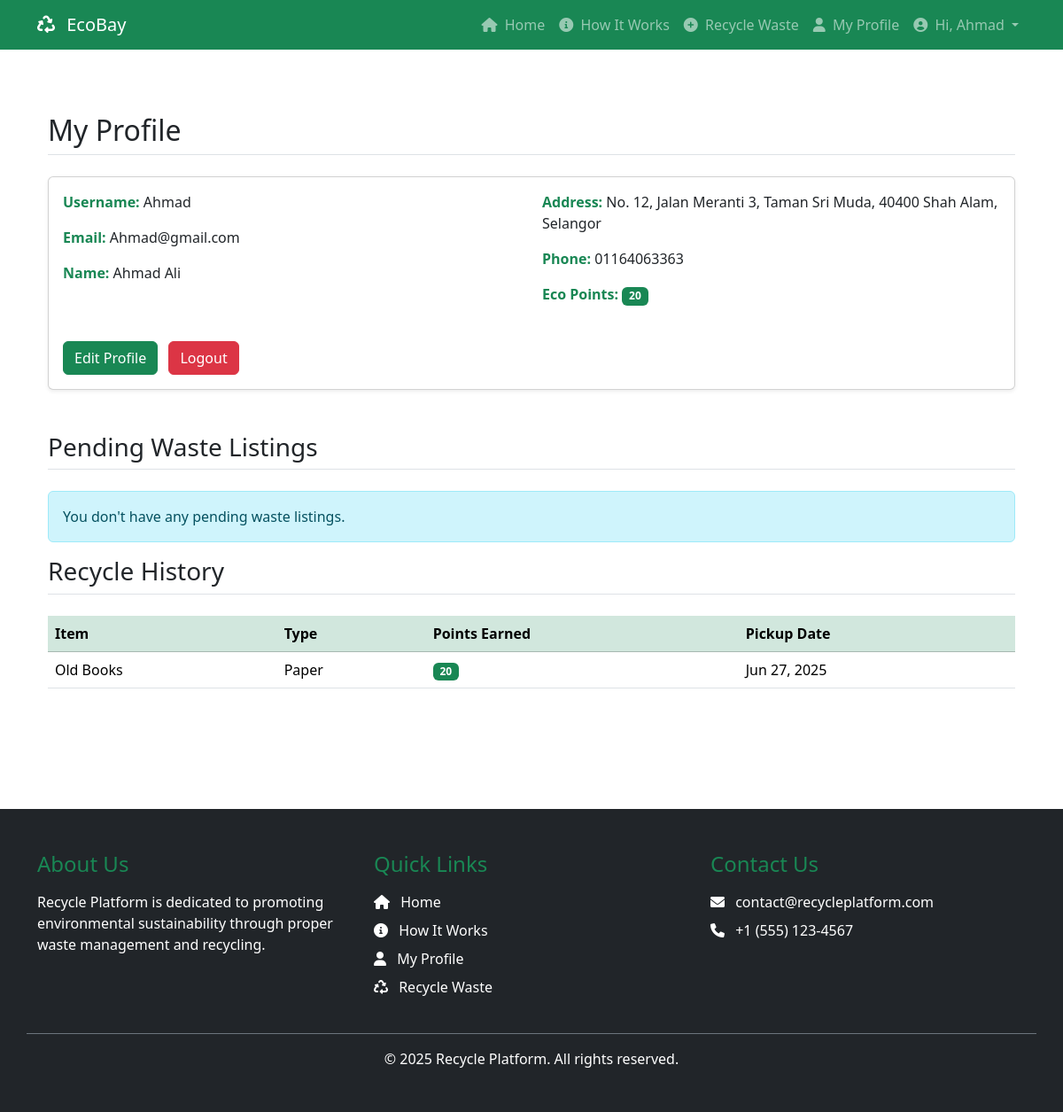
Page /profile/view.php (signed in) on the earlier database version.
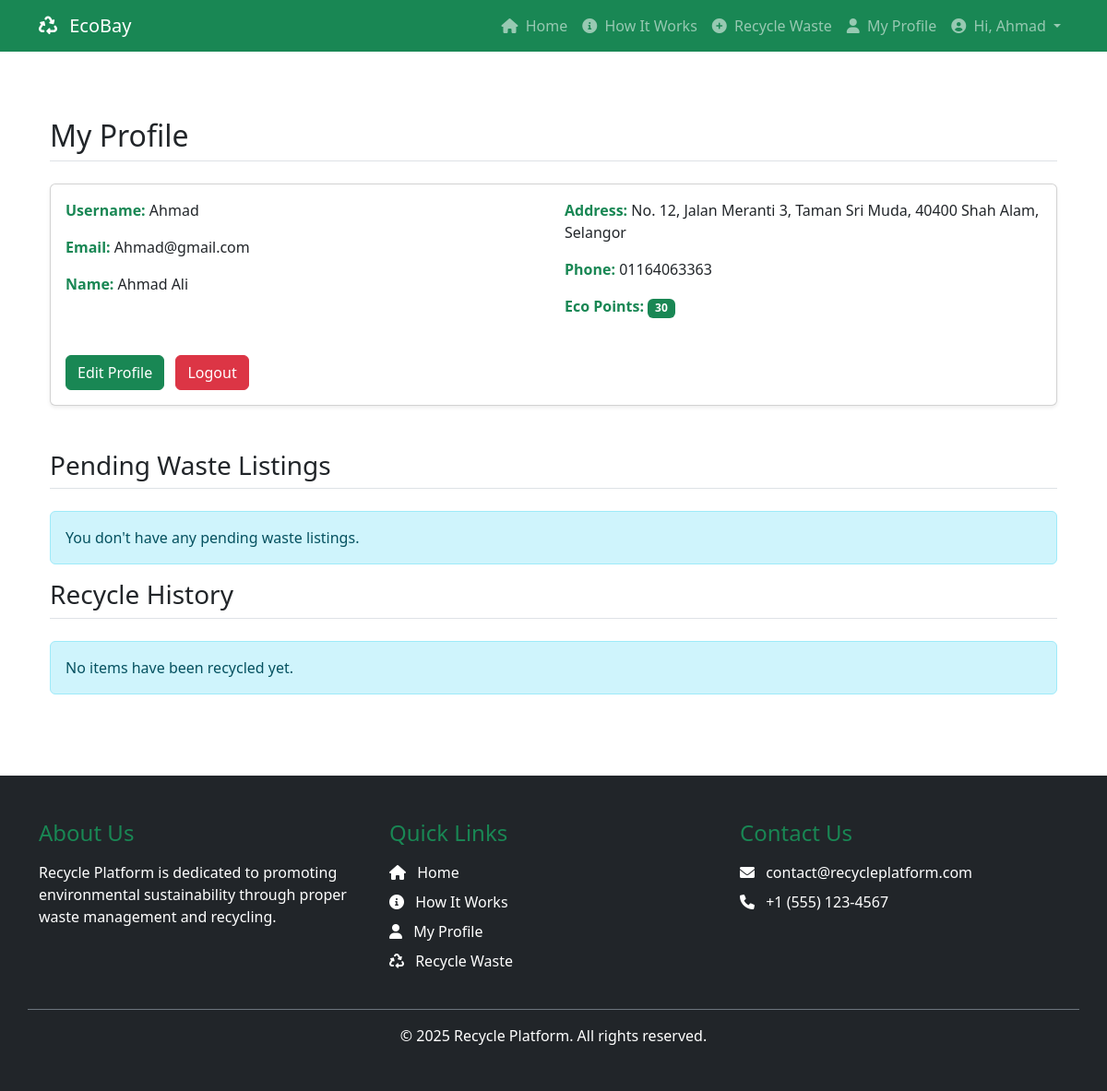
Same page on the later database version.
### tables this page shows
CREATE TABLE `users` (
  `id` int(11) NOT NULL,
  `username` varchar(50) NOT NULL,
  `email` varchar(100) NOT NULL,
  `password` varchar(255) NOT NULL,
  `first_name` varchar(50) DEFAULT NULL,
  `last_name` varchar(50) DEFAULT NULL,
  `address` text DEFAULT NULL,
  `phone` varchar(20) DEFAULT NULL,
  `eco_points` int(11) DEFAULT 0,
  `created_at` timestamp NOT NULL DEFAULT current_timestamp(),
  `updated_at` timestamp NOT NULL DEFAULT current_timestamp() ON UPDATE current_timestamp(),
  `is_admin` tinyint(1) DEFAULT 0
);

CREATE TABLE `items` (
  `id` int(11) NOT NULL,
  `user_id` int(11) NOT NULL,
  `name` varchar(100) NOT NULL,
  `type` enum('Plastic','Metal','Paper','Glass','Electronics','Organic','Others') NOT NULL,
  `image_path` varchar(255) NOT NULL,
  `description` text DEFAULT NULL,
  `status` enum('Pending','Sold') DEFAULT 'Pending',
  `created_at` timestamp NOT NULL DEFAULT current_timestamp(),
  `updated_at` timestamp NOT NULL DEFAULT current_timestamp() ON UPDATE current_timestamp(),
  `admin_id` int(11) DEFAULT NULL,
  `points_earned` int(11) DEFAULT 0,
  `pickup_date` timestamp NULL DEFAULT NULL
);

### includes/functions.php (called while the page is built, shortened)
<?php
function getUserById($id) {
    global $pdo;
    $stmt = $pdo->prepare("SELECT * FROM users WHERE id = ?");
    $stmt->execute([$id]);
    return $stmt->fetch(PDO::FETCH_ASSOC);
}
?>

### profile/view.php (the view, shortened to what this page needs)
<?php
require_once '../includes/config.php';
$user = getUserById($_SESSION['user_id']);
$pendingStmt = $pdo->prepare("SELECT * FROM items
                            WHERE user_id = ? AND status = 'Pending'
                            ORDER BY created_at DESC");
$pendingStmt->execute([$_SESSION['user_id']]);
$pendingItems = $pendingStmt->fetchAll(PDO::FETCH_ASSOC);
$soldStmt = $pdo->prepare("SELECT * FROM items
                          WHERE user_id = ? AND status = 'Sold'
                          ORDER BY pickup_date DESC");
$soldStmt->execute([$_SESSION['user_id']]);
$soldItems = $soldStmt->fetchAll(PDO::FETCH_ASSOC);
?>
<?php include '../includes/header.php'; ?>
<div class="container py-5">
    <h2 class="mb-4 border-bottom pb-2">My Profile</h2>
    <div class="card mb-5 shadow-sm">
        <div class="card-body">
            <div class="row">
                <div class="col-md-6">
                    <p class="mb-3"><strong class="text-success">Username:</strong> <?= htmlspecialchars($user['username']) ?></p>
                    <p class="mb-3"><strong class="text-success">Email:</strong> <?= htmlspecialchars($user['email']) ?></p>
                    <p class="mb-3"><strong class="text-success">Name:</strong> <?= htmlspecialchars($user['first_name']) ?> <?= htmlspecialchars($user['last_name']) ?></p>
                </div>
                <div class="col-md-6">
                    <p class="mb-3"><strong class="text-success">Address:</strong> <?= !empty($user['address']) ? htmlspecialchars($user['address']) : 'Not provided' ?></p>
                    <p class="mb-3"><strong class="text-success">Phone:</strong> <?= !empty($user['phone']) ? htmlspecialchars($user['phone']) : 'Not provided' ?></p>
                    <p class="mb-3"><strong class="text-success">Eco Points:</strong> <span class="badge bg-success"><?= $user['eco_points'] ?></span></p>
                </div>
            </div>
            <div class="mt-4">
                <a href="edit.php" class="btn btn-success me-2">Edit Profile</a>
                <a href="../auth/logout.php" class="btn btn-danger">Logout</a>
            </div>
        </div>
    </div>
    <div class="my-items">
        <h3 class="mb-4 border-bottom pb-2">Pending Waste Listings</h3>
        <?php if (empty($pendingItems)): ?>
            <div class="alert alert-info">You don't have any pending waste listings.</div>
        <?php endif; ?>
        <h3 class="mb-4 border-bottom pb-2">Recycle History</h3>
        <?php if (empty($soldItems)): ?>
            <div class="alert alert-info">No items have been recycled yet.</div>
        <?php else: ?>
            <div class="table-responsive mb-5">
                <table class="table table-hover">
                    <thead class="table-success">
                        <tr>
                            <th>Item</th>
                            <th>Type</th>
                            <th>Points Earned</th>
                            <th>Pickup Date</th>
                        </tr>
                    </thead>
                    <tbody>
                        <?php foreach ($soldItems as $item): ?>
                            <tr>
                                <td><?= htmlspecialchars($item['name']) ?></td>
                                <td><?= htmlspecialchars($item['type']) ?></td>
                                <td><span class="badge bg-success"><?= $item['points_earned'] ?></span></td>
                                <td><?= date('M j, Y', strtotime($item['pickup_date'])) ?></td>
                            </tr>
                        <?php endforeach; ?>
                    </tbody>
                </table>
            </div>
        <?php endif; ?>
    </div>
</div>
<?php include '../includes/footer.php'; ?>

### includes/header.php (shortened to what this page needs)
<?php
$base_url = 'http://' . $_SERVER['HTTP_HOST'] . '/ecobay-secure/';
$is_admin = isset($_SESSION['is_admin']) && $_SESSION['is_admin'];
?>
<!DOCTYPE html>
<html lang="en">
<head>
    <link href="https://cdn.jsdelivr.net/npm/bootstrap@5.3.7/dist/css/bootstrap.min.css" rel="stylesheet">
    <link rel="stylesheet" href="https://cdnjs.cloudflare.com/ajax/libs/font-awesome/6.0.0/css/all.min.css">
</head>
<body>
    <header class="navbar navbar-expand-lg navbar-dark bg-success">
        <div class="container">
            <a class="navbar-brand" href="<?= $base_url ?>index.php">
                <i class="fas fa-recycle me-2"></i>
                <span>EcoBay</span>
            </a>
            <nav class="collapse navbar-collapse" id="mainNav">
                <ul class="navbar-nav ms-auto">
                    <li class="nav-item">
                        <a class="nav-link" href="<?= $base_url ?>index.php">
                            <i class="fas fa-home me-1"></i> Home
                        </a>
                    </li>
                    <li class="nav-item">
                        <a class="nav-link" href="<?= $base_url ?>about.php">
                            <i class="fas fa-info-circle me-1"></i> How It Works
                        </a>
                    </li>
                    <?php if (isset($_SESSION['user_id'])): ?>
                        <?php if ($is_admin): ?>
                            <li class="nav-item">
                                <a class="nav-link" href="<?= $base_url ?>admin/dashboard.php">
                                    <i class="fas fa-tachometer-alt me-1"></i> Dashboard
                                </a>
                            </li>
                            <li class="nav-item">
                                <a class="nav-link" href="<?= $base_url ?>admin/users.php">
                                    <i class="fas fa-users me-1"></i> Users
                                </a>
                            </li>
                        <?php else: ?>
                            <li class="nav-item">
                                <a class="nav-link" href="<?= $base_url ?>item/sell.php">
                                    <i class="fas fa-plus-circle me-1"></i> Recycle Waste
                                </a>
                            </li>
                            <li class="nav-item">
                                <a class="nav-link" href="<?= $base_url ?>profile/view.php">
                                    <i class="fas fa-user me-1"></i> My Profile
                                </a>
                            </li>
                        <?php endif; ?>
                        <li class="nav-item dropdown">
                            <a class="nav-link dropdown-toggle" href="#" id="userDropdown" role="button" data-bs-toggle="dropdown">
                                <i class="fas fa-user-circle me-1"></i> Hi, <?= htmlspecialchars($_SESSION['username'] ?? 'User') ?>
                            </a>
                        </li>
                    <?php endif; ?>
                </ul>
            </nav>
        </div>
    </header>
    <main class="container my-4">

### includes/footer.php (shortened to what this page needs)
</main>
<footer class="bg-dark text-white py-5">
    <div class="container">
        <div class="row">
            <div class="col-md-4 mb-4 mb-md-0">
                <h4 class="text-success mb-3">About Us</h4>
                <p>Recycle Platform is dedicated to promoting environmental sustainability through proper waste management and recycling.</p>
            </div>
            <div class="col-md-4 mb-4 mb-md-0">
                <h4 class="text-success mb-3">Quick Links</h4>
                <ul class="list-unstyled">
                    <li class="mb-2">
                        <a href="<?= $base_url ?>index.php" class="text-white text-decoration-none">
                            <i class="fas fa-home me-2"></i> Home
                        </a>
                    </li>
                    <li class="mb-2">
                        <a href="<?= $base_url ?>about.php" class="text-white text-decoration-none">
                            <i class="fas fa-info-circle me-2"></i> How It Works
                        </a>
                    </li>
                    <?php if (isset($_SESSION['user_id'])): ?>
                        <?php if ($is_admin): ?>
                            <li class="mb-2">
                                <a href="<?= $base_url ?>admin/dashboard.php" class="text-white text-decoration-none">
                                    <i class="fas fa-tachometer-alt me-2"></i> Dashboard
                                </a>
                            </li>
                            <li class="mb-2">
                                <a href="<?= $base_url ?>admin/users.php" class="text-white text-decoration-none">
                                    <i class="fas fa-users-cog me-2"></i> Manage Users
                                </a>
                            </li>
                        <?php else: ?>
                            <li class="mb-2">
                                <a href="<?= $base_url ?>profile/view.php" class="text-white text-decoration-none">
                                    <i class="fas fa-user me-2"></i> My Profile
                                </a>
                            </li>
                        <?php endif; ?>
                        <li class="mb-2">
                            <a href="<?= $base_url ?>item/sell.php" class="text-white text-decoration-none">
                                <i class="fas fa-recycle me-2"></i> Recycle Waste
                            </a>
                        </li>
                    <?php endif; ?>
                </ul>
            </div>
            <div class="col-md-4">
                <h4 class="text-success mb-3">Contact Us</h4>
                <p class="mb-2">
                    <i class="fas fa-envelope me-2"></i> contact@recycleplatform.com
                </p>
                <p class="mb-2">
                    <i class="fas fa-phone me-2"></i> +1 (555) 123-4567
                </p>
            </div>
        </div>
        <div class="row mt-4 pt-3 border-top border-secondary">
            <div class="col-12 text-center">
                <p class="mb-0">&copy; <?= date('Y') ?> Recycle Platform. All rights reserved.</p>
            </div>
        </div>
    </div>
</footer>
</body>
</html>

Differences in the rows shown:
removed items: name "Old Books", type "Paper", points_earned "20", pickup_date "Jun 27, 2025"
changed users "Ahmad": eco_points "20" → "30"
Other differences:
text no longer shown: "Item Type Points Earned Pickup Date"
text now shown: "No items have been recycled yet."
